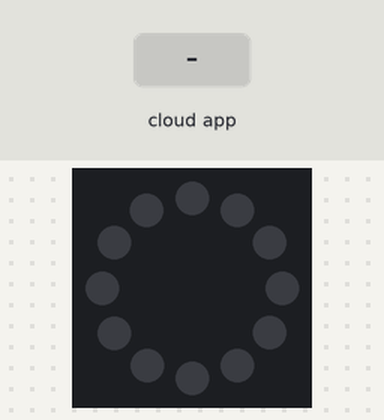
Simulated run of this sketch. Board: ESP8266 (Wemos D1 mini). Shown: 12 RGB LEDs in a ring, first at the top, clockwise. The inputs (shaded band) are chosen by the test bench. WiFi joins after 1.5 s; servers stay silent unless stated; no MQTT or app messages arrive unless stated; what the sketch prints to the serial monitor is not drawn.

Above: at 2.7 s.
2.8 s: the phone or cloud app sets onoff to on
At 2.89 s:
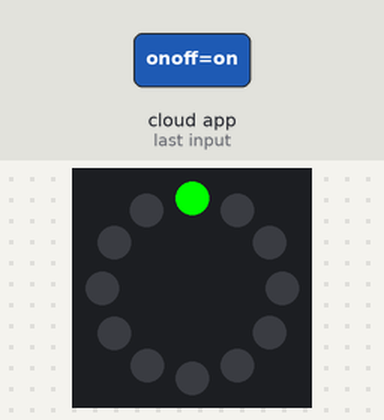
At 4.5 s:
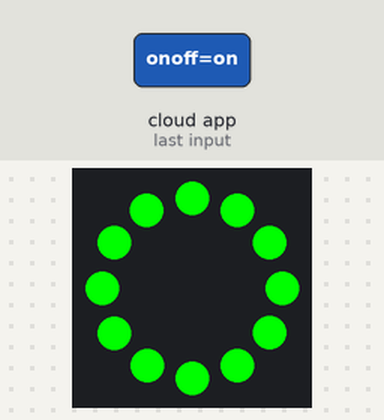
Timing chart, 0 to 6.0 s (numbered marks = the images above; inputs shaded):
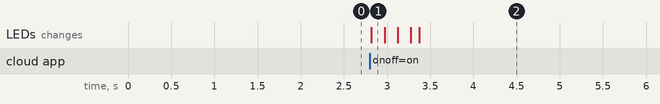

Measured:
- after the input at 2.8 s, the LEDs: change at once (image 1)

The sketch:

Wemos_ESP8266.ino
```cpp
#include <ESP8266WiFi.h>
#include <Adafruit_NeoPixel.h>
#include "Adafruit_MQTT.h"
#include "Adafruit_MQTT_Client.h"

/************************* WiFi Access Point *********************************/

char ssid[] = "Akshika's iPhone"; //SSID of your Wi-Fi router
char pass[] = "akshika47"; //Password of your Wi-Fi router

/************************* Adafruit.io Setup *********************************/

#define AIO_SERVER      "io.adafruit.com"
#define AIO_SERVERPORT  1883                   // use 8883 for SSL
#define AIO_USERNAME    "akshika47"
#define AIO_KEY         "95c18e999ffc4bf79c62ef42c812fcc7"


int delayval = 50; // delay for half a second

// Create an ESP8266 WiFiClient class to connect to the MQTT server.
WiFiClient client;

// Setup the MQTT client class by passing in the WiFi client and MQTT server and login details.
Adafruit_MQTT_Client mqtt(&client, AIO_SERVER, AIO_SERVERPORT, AIO_USERNAME, AIO_KEY);

/****************************** Feeds ***************************************/

// Setup a feed called 'onoff' for subscribing to changes.
Adafruit_MQTT_Subscribe onoffbutton = Adafruit_MQTT_Subscribe(&mqtt, AIO_USERNAME "/feeds/onoff");

void MQTT_connect();

int LED = D5;
Adafruit_NeoPixel ring = Adafruit_NeoPixel(12, LED , NEO_GRB + NEO_KHZ800);

void setup()
{
  Serial.begin(115200);
  ring.begin();
  ring.setBrightness(250); //adjust brightness here
  ring.show(); //make the neo pixels show the configuration

  // Connect to Wi-Fi network
  Serial.println();
  Serial.println();
  Serial.print("Connecting to...");
  Serial.println(ssid);

  WiFi.begin(ssid, pass);

  while (WiFi.status() != WL_CONNECTED) {
    delay(500);
    Serial.print(".");
  }
  Serial.println("");
  Serial.println("Wi-Fi connected successfully");


  // Setup MQTT subscription for onoff feed.
  mqtt.subscribe(&onoffbutton);

}


void loop () {

  /*
     Ensure the connection to the MQTT server is alive (this will make the first
     connection and automatically reconnect when disconnected). See the MQTT_connect
     function definition further below.
  */
  MQTT_connect();

  // this is our 'wait for incoming subscription packets' busy subloop
  Adafruit_MQTT_Subscribe *subscription;
  while ((subscription = mqtt.readSubscription(5000))) {
    if (subscription == &onoffbutton) {
      String str((char *)onoffbutton.lastread);
      if (str.equals("on"))
      {
        for (int j = 0; j < 12 ; j++) {
          for (int i = 0; i < 12; i++) {
            ring.setPixelColor(i, ring.Color(0, 255, 0)); // (moderately bright green color). Adafruit_NeoPixel.Color takes RGB values, from 0,0,0 up to 255,255,255
            ring.show(); // This sends the updated pixel color to the hardware.
            delay(delayval); // Delay for a period of time (in milliseconds).
          }

        }
      }
      if (str.equals("off"))
      {
        for (int i = 0; i < 12; i++) {
          ring.setPixelColor(i, ring.Color(0, 0, 0)); // (moderately bright blue color).
          ring.show(); // This sends the updated pixel color to the hardware.
        }

        Serial.print(F("Got: "));
        Serial.println((char *)onoffbutton.lastread);
      }
    }

  }

}
// Function to connect and reconnect as necessary to the MQTT server.
// Should be called in the loop function and it will take care if connecting.
void MQTT_connect() {
  int8_t ret;

  // Stop if already connected.
  if (mqtt.connected()) {
    return;
  }

  Serial.print("Connecting to MQTT... ");

  uint8_t retries = 3;
  while ((ret = mqtt.connect()) != 0) { // connect will return 0 for connected
    Serial.println(mqtt.connectErrorString(ret));
    Serial.println("Retrying MQTT connection in 5 seconds...");
    mqtt.disconnect();
    delay(5000);  // wait 5 seconds
    retries--;
    if (retries == 0) {
      // basically die and wait for WDT to reset me
      while (1);
    }
  }
  Serial.println("MQTT Connected!");
}
```
